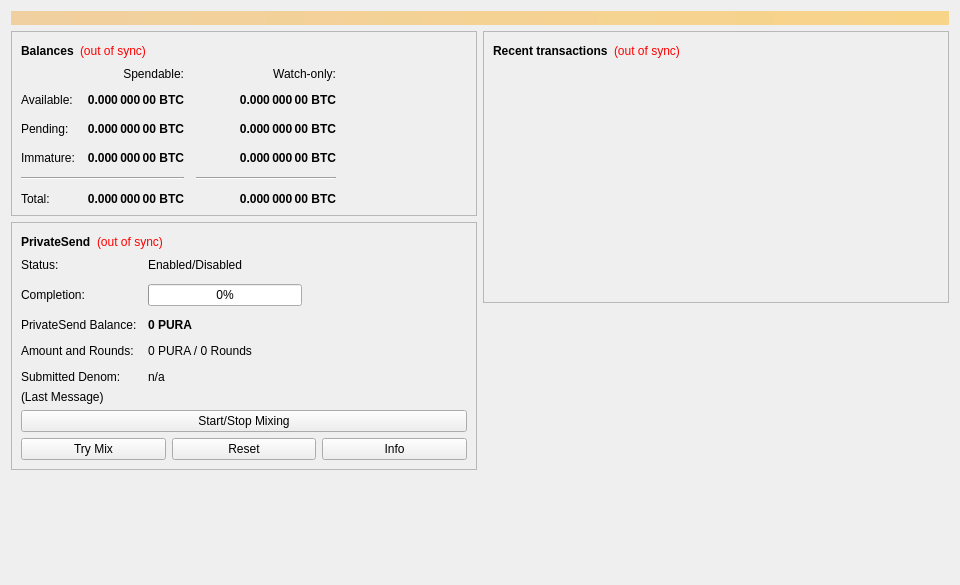
<?xml version="1.0" encoding="UTF-8"?>
<ui version="4.0">
 <class>OverviewPage</class>
 <widget class="QWidget" name="OverviewPage">
  <property name="geometry">
   <rect>
    <x>0</x>
    <y>0</y>
    <width>960</width>
    <height>585</height>
   </rect>
  </property>
  <property name="minimumSize">
   <size>
    <width>960</width>
    <height>0</height>
   </size>
  </property>
  <property name="windowTitle">
   <string>Form</string>
  </property>
  <layout class="QVBoxLayout" name="topLayout">
   <item>
    <widget class="QLabel" name="labelAlerts">
     <property name="visible">
      <bool>false</bool>
     </property>
     <property name="styleSheet">
      <string notr="true">background-color: qlineargradient(x1: 0, y1: 0, x2: 1, y2: 0, stop:0 #F0D0A0, stop:1 #F8D488); color:#000000;</string>
     </property>
     <property name="wordWrap">
      <bool>true</bool>
     </property>
     <property name="margin">
      <number>3</number>
     </property>
    </widget>
   </item>
   <item>
    <layout class="QHBoxLayout" name="horizontalLayout" stretch="1,1">
     <item>
      <layout class="QVBoxLayout" name="verticalLayout_2">
       <item>
        <widget class="QFrame" name="frame">
         <property name="frameShape">
          <enum>QFrame::StyledPanel</enum>
         </property>
         <property name="frameShadow">
          <enum>QFrame::Raised</enum>
         </property>
         <layout class="QVBoxLayout" name="verticalLayout_4">
          <item>
           <layout class="QHBoxLayout" name="horizontalLayout_4">
            <item>
             <widget class="QLabel" name="label_5">
              <property name="font">
               <font>
                <weight>75</weight>
                <bold>true</bold>
               </font>
              </property>
              <property name="text">
               <string>Balances</string>
              </property>
             </widget>
            </item>
            <item>
             <widget class="QLabel" name="labelWalletStatus">
              <property name="toolTip">
               <string>The displayed information may be out of date. Your wallet automatically synchronizes with the Pura network after a connection is established, but this process has not completed yet.</string>
              </property>
              <property name="styleSheet">
               <string notr="true">QLabel { color: red; }</string>
              </property>
              <property name="text">
               <string notr="true">(out of sync)</string>
              </property>
              <property name="alignment">
               <set>Qt::AlignLeading|Qt::AlignLeft|Qt::AlignVCenter</set>
              </property>
             </widget>
            </item>
            <item>
             <spacer name="horizontalSpacer_3">
              <property name="orientation">
               <enum>Qt::Horizontal</enum>
              </property>
              <property name="sizeHint" stdset="0">
               <size>
                <width>40</width>
                <height>20</height>
               </size>
              </property>
             </spacer>
            </item>
           </layout>
          </item>
          <item>
           <layout class="QGridLayout" name="gridLayout">
            <property name="spacing">
             <number>12</number>
            </property>
            <item row="2" column="2">
             <widget class="QLabel" name="labelWatchPending">
              <property name="font">
               <font>
                <weight>75</weight>
                <bold>true</bold>
               </font>
              </property>
              <property name="cursor">
               <cursorShape>IBeamCursor</cursorShape>
              </property>
              <property name="toolTip">
               <string>Unconfirmed transactions to watch-only addresses</string>
              </property>
              <property name="text">
               <string notr="true">0.000 000 00 BTC</string>
              </property>
              <property name="alignment">
               <set>Qt::AlignRight|Qt::AlignTrailing|Qt::AlignVCenter</set>
              </property>
              <property name="textInteractionFlags">
               <set>Qt::LinksAccessibleByMouse|Qt::TextSelectableByKeyboard|Qt::TextSelectableByMouse</set>
              </property>
             </widget>
            </item>
            <item row="2" column="1">
             <widget class="QLabel" name="labelUnconfirmed">
              <property name="font">
               <font>
                <weight>75</weight>
                <bold>true</bold>
               </font>
              </property>
              <property name="cursor">
               <cursorShape>IBeamCursor</cursorShape>
              </property>
              <property name="toolTip">
               <string>Total of transactions that have yet to be confirmed, and do not yet count toward the spendable balance</string>
              </property>
              <property name="text">
               <string notr="true">0.000 000 00 BTC</string>
              </property>
              <property name="alignment">
               <set>Qt::AlignRight|Qt::AlignTrailing|Qt::AlignVCenter</set>
              </property>
              <property name="textInteractionFlags">
               <set>Qt::LinksAccessibleByMouse|Qt::TextSelectableByKeyboard|Qt::TextSelectableByMouse</set>
              </property>
             </widget>
            </item>
            <item row="3" column="2">
             <widget class="QLabel" name="labelWatchImmature">
              <property name="font">
               <font>
                <weight>75</weight>
                <bold>true</bold>
               </font>
              </property>
              <property name="cursor">
               <cursorShape>IBeamCursor</cursorShape>
              </property>
              <property name="toolTip">
               <string>Mined balance in watch-only addresses that has not yet matured</string>
              </property>
              <property name="text">
               <string notr="true">0.000 000 00 BTC</string>
              </property>
              <property name="alignment">
               <set>Qt::AlignRight|Qt::AlignTrailing|Qt::AlignVCenter</set>
              </property>
              <property name="textInteractionFlags">
               <set>Qt::LinksAccessibleByMouse|Qt::TextSelectableByKeyboard|Qt::TextSelectableByMouse</set>
              </property>
             </widget>
            </item>
            <item row="4" column="0" colspan="2">
             <widget class="Line" name="lineSpendableBalance">
              <property name="orientation">
               <enum>Qt::Horizontal</enum>
              </property>
             </widget>
            </item>
            <item row="4" column="2">
             <widget class="Line" name="lineWatchBalance">
              <property name="sizePolicy">
               <sizepolicy hsizetype="Preferred" vsizetype="Fixed">
                <horstretch>0</horstretch>
                <verstretch>0</verstretch>
               </sizepolicy>
              </property>
              <property name="minimumSize">
               <size>
                <width>140</width>
                <height>0</height>
               </size>
              </property>
              <property name="orientation">
               <enum>Qt::Horizontal</enum>
              </property>
             </widget>
            </item>
            <item row="5" column="0">
             <widget class="QLabel" name="labelTotalText">
              <property name="text">
               <string>Total:</string>
              </property>
             </widget>
            </item>
            <item row="3" column="1">
             <widget class="QLabel" name="labelImmature">
              <property name="font">
               <font>
                <weight>75</weight>
                <bold>true</bold>
               </font>
              </property>
              <property name="cursor">
               <cursorShape>IBeamCursor</cursorShape>
              </property>
              <property name="toolTip">
               <string>Mined balance that has not yet matured</string>
              </property>
              <property name="text">
               <string notr="true">0.000 000 00 BTC</string>
              </property>
              <property name="alignment">
               <set>Qt::AlignRight|Qt::AlignTrailing|Qt::AlignVCenter</set>
              </property>
              <property name="textInteractionFlags">
               <set>Qt::LinksAccessibleByMouse|Qt::TextSelectableByKeyboard|Qt::TextSelectableByMouse</set>
              </property>
             </widget>
            </item>
            <item row="2" column="3">
             <spacer name="horizontalSpacer_2">
              <property name="orientation">
               <enum>Qt::Horizontal</enum>
              </property>
              <property name="sizeHint" stdset="0">
               <size>
                <width>40</width>
                <height>20</height>
               </size>
              </property>
             </spacer>
            </item>
            <item row="3" column="0">
             <widget class="QLabel" name="labelImmatureText">
              <property name="text">
               <string>Immature:</string>
              </property>
             </widget>
            </item>
            <item row="5" column="1">
             <widget class="QLabel" name="labelTotal">
              <property name="font">
               <font>
                <weight>75</weight>
                <bold>true</bold>
               </font>
              </property>
              <property name="cursor">
               <cursorShape>IBeamCursor</cursorShape>
              </property>
              <property name="toolTip">
               <string>Your current total balance</string>
              </property>
              <property name="text">
               <string notr="true">0.000 000 00 BTC</string>
              </property>
              <property name="alignment">
               <set>Qt::AlignRight|Qt::AlignTrailing|Qt::AlignVCenter</set>
              </property>
              <property name="textInteractionFlags">
               <set>Qt::LinksAccessibleByMouse|Qt::TextSelectableByKeyboard|Qt::TextSelectableByMouse</set>
              </property>
             </widget>
            </item>
            <item row="5" column="2">
             <widget class="QLabel" name="labelWatchTotal">
              <property name="font">
               <font>
                <weight>75</weight>
                <bold>true</bold>
               </font>
              </property>
              <property name="cursor">
               <cursorShape>IBeamCursor</cursorShape>
              </property>
              <property name="toolTip">
               <string>Current total balance in watch-only addresses</string>
              </property>
              <property name="text">
               <string notr="true">0.000 000 00 BTC</string>
              </property>
              <property name="alignment">
               <set>Qt::AlignRight|Qt::AlignTrailing|Qt::AlignVCenter</set>
              </property>
              <property name="textInteractionFlags">
               <set>Qt::LinksAccessibleByMouse|Qt::TextSelectableByKeyboard|Qt::TextSelectableByMouse</set>
              </property>
             </widget>
            </item>
            <item row="0" column="2">
             <widget class="QLabel" name="labelWatchonly">
              <property name="text">
               <string>Watch-only:</string>
              </property>
              <property name="alignment">
               <set>Qt::AlignRight|Qt::AlignTrailing|Qt::AlignVCenter</set>
              </property>
             </widget>
            </item>
            <item row="1" column="0">
             <widget class="QLabel" name="labelBalanceText">
              <property name="text">
               <string>Available:</string>
              </property>
             </widget>
            </item>
            <item row="1" column="1">
             <widget class="QLabel" name="labelBalance">
              <property name="font">
               <font>
                <weight>75</weight>
                <bold>true</bold>
               </font>
              </property>
              <property name="cursor">
               <cursorShape>IBeamCursor</cursorShape>
              </property>
              <property name="toolTip">
               <string>Your current spendable balance</string>
              </property>
              <property name="text">
               <string notr="true">0.000 000 00 BTC</string>
              </property>
              <property name="alignment">
               <set>Qt::AlignRight|Qt::AlignTrailing|Qt::AlignVCenter</set>
              </property>
              <property name="textInteractionFlags">
               <set>Qt::LinksAccessibleByMouse|Qt::TextSelectableByKeyboard|Qt::TextSelectableByMouse</set>
              </property>
             </widget>
            </item>
            <item row="1" column="2">
             <widget class="QLabel" name="labelWatchAvailable">
              <property name="font">
               <font>
                <weight>75</weight>
                <bold>true</bold>
               </font>
              </property>
              <property name="cursor">
               <cursorShape>IBeamCursor</cursorShape>
              </property>
              <property name="toolTip">
               <string>Your current balance in watch-only addresses</string>
              </property>
              <property name="text">
               <string notr="true">0.000 000 00 BTC</string>
              </property>
              <property name="alignment">
               <set>Qt::AlignRight|Qt::AlignTrailing|Qt::AlignVCenter</set>
              </property>
              <property name="textInteractionFlags">
               <set>Qt::LinksAccessibleByMouse|Qt::TextSelectableByKeyboard|Qt::TextSelectableByMouse</set>
              </property>
             </widget>
            </item>
            <item row="2" column="0">
             <widget class="QLabel" name="labelPendingText">
              <property name="text">
               <string>Pending:</string>
              </property>
             </widget>
            </item>
            <item row="0" column="1">
             <widget class="QLabel" name="labelSpendable">
              <property name="text">
               <string>Spendable:</string>
              </property>
              <property name="alignment">
               <set>Qt::AlignRight|Qt::AlignTrailing|Qt::AlignVCenter</set>
              </property>
             </widget>
            </item>
           </layout>
          </item>
         </layout>
        </widget>
       </item>
       <item>
        <widget class="QFrame" name="framePrivateSend">
         <property name="layoutDirection">
          <enum>Qt::LeftToRight</enum>
         </property>
         <property name="frameShape">
          <enum>QFrame::StyledPanel</enum>
         </property>
         <property name="frameShadow">
          <enum>QFrame::Raised</enum>
         </property>
         <layout class="QVBoxLayout" name="VerticalLayout_PS1">
          <item>
           <layout class="QHBoxLayout" name="horizontalLayout_5">
            <item>
             <widget class="QLabel" name="labelPrivateSendHeader">
              <property name="font">
               <font>
                <weight>75</weight>
                <bold>true</bold>
               </font>
              </property>
              <property name="text">
               <string>PrivateSend</string>
              </property>
             </widget>
            </item>
            <item>
             <widget class="QLabel" name="labelPrivateSendSyncStatus">
              <property name="toolTip">
               <string>The displayed information may be out of date. Your wallet automatically synchronizes with the Pura network after a connection is established, but this process has not completed yet.</string>
              </property>
              <property name="styleSheet">
               <string notr="true">QLabel { color: red; }</string>
              </property>
              <property name="text">
               <string notr="true">(out of sync)</string>
              </property>
              <property name="alignment">
               <set>Qt::AlignLeading|Qt::AlignLeft|Qt::AlignVCenter</set>
              </property>
             </widget>
            </item>
            <item>
             <spacer name="horizontalSpacer_4">
              <property name="orientation">
               <enum>Qt::Horizontal</enum>
              </property>
              <property name="sizeHint" stdset="0">
               <size>
                <width>40</width>
                <height>20</height>
               </size>
              </property>
             </spacer>
            </item>
           </layout>
          </item>
          <item>
           <layout class="QFormLayout" name="privateSendFormLayout">
            <property name="fieldGrowthPolicy">
             <enum>QFormLayout::AllNonFixedFieldsGrow</enum>
            </property>
            <property name="horizontalSpacing">
             <number>11</number>
            </property>
            <property name="verticalSpacing">
             <number>12</number>
            </property>
            <item row="0" column="0">
             <widget class="QLabel" name="labelPrivateSendEnabledText">
              <property name="text">
               <string>Status:</string>
              </property>
             </widget>
            </item>
            <item row="0" column="1">
             <widget class="QLabel" name="labelPrivateSendEnabled">
              <property name="text">
               <string>Enabled/Disabled</string>
              </property>
             </widget>
            </item>
            <item row="1" column="0">
             <widget class="QLabel" name="labelCompletitionText">
              <property name="text">
               <string>Completion:</string>
              </property>
             </widget>
            </item>
            <item row="1" column="1">
             <widget class="QProgressBar" name="privateSendProgress">
              <property name="maximumSize">
               <size>
                <width>154</width>
                <height>16777215</height>
               </size>
              </property>
              <property name="value">
               <number>0</number>
              </property>
             </widget>
            </item>
            <item row="2" column="0">
             <widget class="QLabel" name="labelAnonymizedText">
              <property name="text">
               <string>PrivateSend Balance:</string>
              </property>
             </widget>
            </item>
            <item row="2" column="1">
             <widget class="QLabel" name="labelAnonymized">
              <property name="font">
               <font>
                <weight>75</weight>
                <bold>true</bold>
               </font>
              </property>
              <property name="text">
               <string notr="true">0 PURA</string>
              </property>
             </widget>
            </item>
            <item row="3" column="0">
             <widget class="QLabel" name="labelAmountAndRoundsText">
              <property name="text">
               <string>Amount and Rounds:</string>
              </property>
             </widget>
            </item>
            <item row="3" column="1">
             <widget class="QLabel" name="labelAmountRounds">
              <property name="text">
               <string>0 PURA / 0 Rounds</string>
              </property>
             </widget>
            </item>
            <item row="4" column="0">
             <widget class="QLabel" name="labelSubmittedDenomText">
              <property name="text">
               <string>Submitted Denom:</string>
              </property>
             </widget>
            </item>
            <item row="4" column="1">
             <widget class="QLabel" name="labelSubmittedDenom">
              <property name="toolTip">
               <string>The denominations you submitted to the Masternode.&lt;br&gt;To mix, other users must submit the exact same denominations.</string>
              </property>
              <property name="text">
               <string>n/a</string>
              </property>
             </widget>
            </item>
           </layout>
          </item>
          <item>
           <layout class="QVBoxLayout" name="VerticalLayout_PS">
            <item>
             <widget class="QLabel" name="labelPrivateSendLastMessage">
              <property name="text">
               <string>(Last Message)</string>
              </property>
              <property name="alignment">
               <set>Qt::AlignLeading|Qt::AlignLeft|Qt::AlignTop</set>
              </property>
              <property name="wordWrap">
               <bool>true</bool>
              </property>
             </widget>
            </item>
            <item>
             <widget class="QPushButton" name="togglePrivateSend">
              <property name="sizePolicy">
               <sizepolicy hsizetype="MinimumExpanding" vsizetype="Fixed">
                <horstretch>0</horstretch>
                <verstretch>0</verstretch>
               </sizepolicy>
              </property>
              <property name="text">
               <string>Start/Stop Mixing</string>
              </property>
             </widget>
            </item>
            <item>
             <layout class="QHBoxLayout" name="horizontalLayout_debugbuttons">
              <item>
               <widget class="QPushButton" name="privateSendAuto">
                <property name="sizePolicy">
                 <sizepolicy hsizetype="MinimumExpanding" vsizetype="Fixed">
                  <horstretch>0</horstretch>
                  <verstretch>0</verstretch>
                 </sizepolicy>
                </property>
                <property name="toolTip">
                 <string>Try to manually submit a PrivateSend request.</string>
                </property>
                <property name="text">
                 <string>Try Mix</string>
                </property>
               </widget>
              </item>
              <item>
               <widget class="QPushButton" name="privateSendReset">
                <property name="sizePolicy">
                 <sizepolicy hsizetype="MinimumExpanding" vsizetype="Fixed">
                  <horstretch>0</horstretch>
                  <verstretch>0</verstretch>
                 </sizepolicy>
                </property>
                <property name="toolTip">
                 <string>Reset the current status of PrivateSend (can interrupt PrivateSend if it's in the process of Mixing, which can cost you money!)</string>
                </property>
                <property name="autoFillBackground">
                 <bool>false</bool>
                </property>
                <property name="text">
                 <string>Reset</string>
                </property>
               </widget>
              </item>
              <item>
               <widget class="QPushButton" name="privateSendInfo">
                <property name="sizePolicy">
                 <sizepolicy hsizetype="MinimumExpanding" vsizetype="Fixed">
                  <horstretch>0</horstretch>
                  <verstretch>0</verstretch>
                 </sizepolicy>
                </property>
                <property name="toolTip">
                 <string>Information about PrivateSend and Mixing</string>
                </property>
                <property name="text">
                 <string>Info</string>
                </property>
               </widget>
              </item>
             </layout>
            </item>
           </layout>
          </item>
         </layout>
        </widget>
       </item>
       <item>
        <spacer name="verticalSpacer">
         <property name="orientation">
          <enum>Qt::Vertical</enum>
         </property>
         <property name="sizeHint" stdset="0">
          <size>
           <width>20</width>
           <height>40</height>
          </size>
         </property>
        </spacer>
       </item>
      </layout>
     </item>
     <item>
      <layout class="QVBoxLayout" name="verticalLayout_3">
       <item>
        <widget class="QFrame" name="frame_2">
         <property name="frameShape">
          <enum>QFrame::StyledPanel</enum>
         </property>
         <property name="frameShadow">
          <enum>QFrame::Raised</enum>
         </property>
         <layout class="QVBoxLayout" name="verticalLayout">
          <item>
           <layout class="QHBoxLayout" name="horizontalLayout_2">
            <item>
             <widget class="QLabel" name="label_4">
              <property name="font">
               <font>
                <weight>75</weight>
                <bold>true</bold>
               </font>
              </property>
              <property name="text">
               <string>Recent transactions</string>
              </property>
             </widget>
            </item>
            <item>
             <widget class="QLabel" name="labelTransactionsStatus">
              <property name="toolTip">
               <string>The displayed information may be out of date. Your wallet automatically synchronizes with the Pura network after a connection is established, but this process has not completed yet.</string>
              </property>
              <property name="styleSheet">
               <string notr="true">QLabel { color: red; }</string>
              </property>
              <property name="text">
               <string notr="true">(out of sync)</string>
              </property>
              <property name="alignment">
               <set>Qt::AlignLeading|Qt::AlignLeft|Qt::AlignVCenter</set>
              </property>
             </widget>
            </item>
            <item>
             <spacer name="horizontalSpacer">
              <property name="orientation">
               <enum>Qt::Horizontal</enum>
              </property>
              <property name="sizeHint" stdset="0">
               <size>
                <width>40</width>
                <height>20</height>
               </size>
              </property>
             </spacer>
            </item>
           </layout>
          </item>
          <item>
           <widget class="QListView" name="listTransactions">
            <property name="styleSheet">
             <string notr="true">QListView { background: transparent; }</string>
            </property>
            <property name="frameShape">
             <enum>QFrame::NoFrame</enum>
            </property>
            <property name="verticalScrollBarPolicy">
             <enum>Qt::ScrollBarAlwaysOff</enum>
            </property>
            <property name="horizontalScrollBarPolicy">
             <enum>Qt::ScrollBarAlwaysOff</enum>
            </property>
            <property name="selectionMode">
             <enum>QAbstractItemView::NoSelection</enum>
            </property>
           </widget>
          </item>
         </layout>
        </widget>
       </item>
       <item>
        <spacer name="verticalSpacer_2">
         <property name="orientation">
          <enum>Qt::Vertical</enum>
         </property>
         <property name="sizeHint" stdset="0">
          <size>
           <width>20</width>
           <height>40</height>
          </size>
         </property>
        </spacer>
       </item>
      </layout>
     </item>
    </layout>
   </item>
  </layout>
 </widget>
 <resources/>
 <connections/>
</ui>
